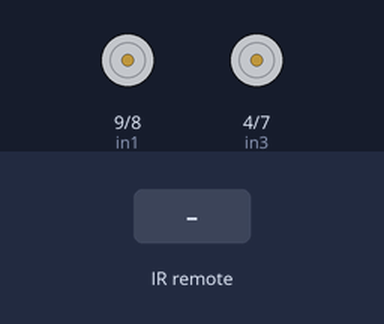
The sketch below on a simulated Arduino Uno, built with avr-gcc and run on an emulated ATmega328P. Parts: motor-driver pin pairs drawn as motors (green arrow = first pin HIGH = forward, orange = second pin HIGH = backward, longer = more drive, scaled by the enable pin). Inputs (shaded band) come from the test bench.

Above: at 1.2 s.
1.3 s: infrared code 0xFD8877 received
At 2.5 s:
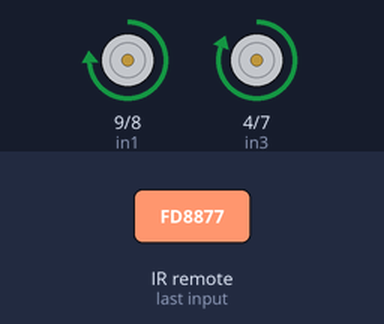
2.8 s: infrared code 0xFD9867 received
At 3.8 s:
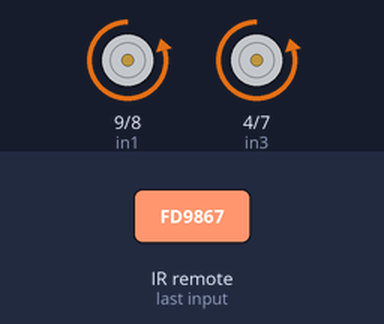
4.3 s: infrared code 0xFD6897 received
At 5.0 s:
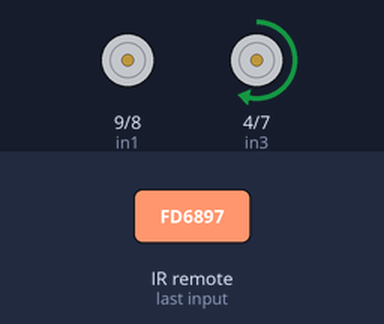
5.8 s: infrared code 0xFD28D7 received
At 6.1 s:
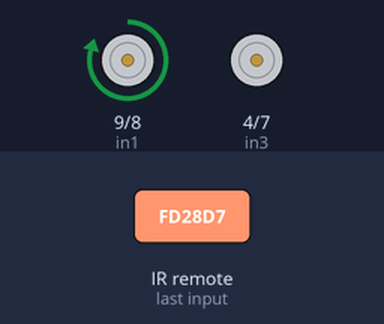
7.3 s: infrared code 0xFD8877 received
At 8.5 s:
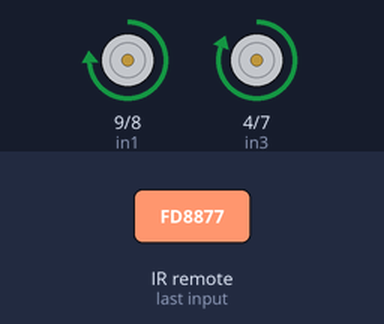
Timing chart, 0 to 9.8 s (numbered marks = the images above; inputs shaded):
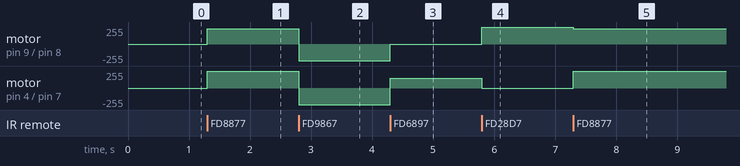

The sketch:

RC_car.ino
```cpp
#include <IRremote.h>

int RECV_PIN = 11; //

int in1 = 9;
int in2 = 8;
int pwm1 = 10;

int in3 = 4;
int in4 = 7;
int pwm2 = 5;

#define code1 0xFD8877 //
#define code2 0xFD9867 //
#define code3 0xFDA857 //
#define code4 0xFD6897 //
#define code5 0xFD28D7 //

IRrecv irrecv(RECV_PIN);

decode_results results;

void setup() {

  //Serial.begin(9600); //
  irrecv.enableIRIn(); //
  pinMode(in1, OUTPUT);
  pinMode(in2, OUTPUT);
  pinMode(pwm1, OUTPUT);
  pinMode(in3, OUTPUT);
  pinMode(in4, OUTPUT);
  pinMode(pwm2, OUTPUT);
}

void loop() {
  if (irrecv.decode(&results)) {
    unsigned int value = results.value;
    switch(value) {
      case code1:
      forward();
      break;

      case code2:
      back();
      break;

      case code3:
      stopit();
      break;

      case code4:
      right();
      break;

      case code5:
      left();
      break;
}
//Serial.println(value);
irrecv.resume(); // Receive the next value
}
}
void forward()
{
  digitalWrite(in1,HIGH);
  digitalWrite(in2,LOW);
  analogWrite(pwm1,230);
  digitalWrite(in3,HIGH);
  digitalWrite(in4,LOW);
  analogWrite(pwm2,255);
}

void back()
{
  digitalWrite(in1,LOW);
  digitalWrite(in2,HIGH);
  analogWrite(pwm1,250);
  digitalWrite(in3,LOW);
  digitalWrite(in4,HIGH);
  analogWrite(pwm2,250);
}

void stopit()
{
  digitalWrite(in1,LOW);
  digitalWrite(in2,LOW);
  analogWrite(pwm1,0);
  digitalWrite(in3,LOW);
  digitalWrite(in4,LOW);
  analogWrite(pwm2,0);
}

void right()
{
  digitalWrite(in1,LOW);
  digitalWrite(in2,LOW);
  analogWrite(pwm1,0);
  digitalWrite(in3,HIGH);
  digitalWrite(in4,LOW);
  analogWrite(pwm2,150);
}

void left()
{
  digitalWrite(in1,HIGH);
  digitalWrite(in2,LOW);
  analogWrite(pwm1,150);
  digitalWrite(in3,LOW);
  digitalWrite(in4,LOW);
  analogWrite(pwm2,0);
}
```

Measured:
- after the input at 1.3 s, motor on pin 9 (in1) / pin 8 (in2): stopped → forward 230/255 at once; motor on pin 4 (in3) / pin 7 (in4): stopped → forward 255/255 at once
- after the input at 2.8 s, motor on pin 9 (in1) / pin 8 (in2): forward 230/255 → backward 250/255 at once; motor on pin 4 (in3) / pin 7 (in4): forward 255/255 → backward 250/255 at once
- after the input at 4.3 s, motor on pin 9 (in1) / pin 8 (in2): backward 250/255 → stopped at once; motor on pin 4 (in3) / pin 7 (in4): backward 250/255 → forward 150/255 at once
- after the input at 5.8 s, motor on pin 9 (in1) / pin 8 (in2): stopped → forward 250/255 at once; motor on pin 4 (in3) / pin 7 (in4): forward 150/255 → stopped at once
- after the input at 7.3 s, motor on pin 9 (in1) / pin 8 (in2): forward 250/255 → forward 230/255 at once; motor on pin 4 (in3) / pin 7 (in4): stopped → forward 255/255 at once
